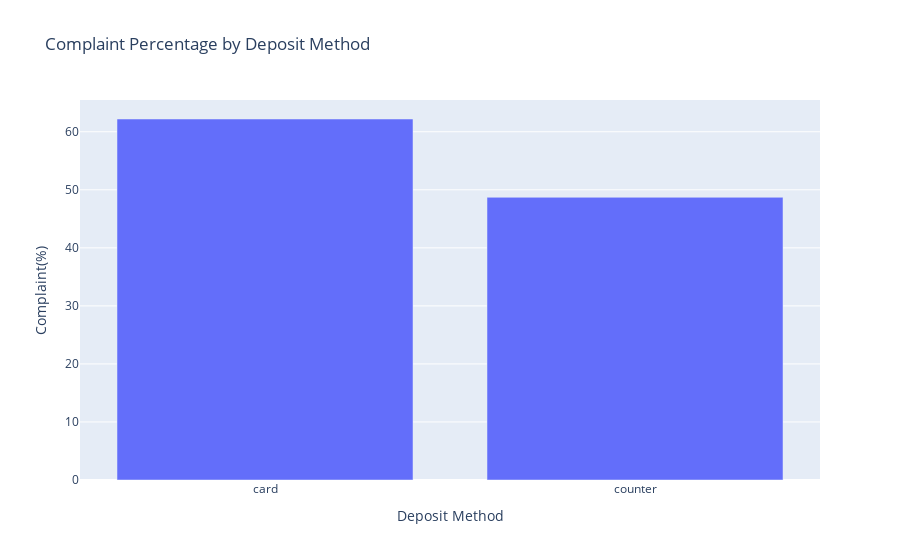

Notebook source saved alongside this figure:
### Markdown cell above
#### 1. Deposit Method and Complaints

### Code cell
le = LabelEncoder()
df['complained_num'] = le.fit_transform(df['complained'])

df.loc[df['amount_deposited_via_card'] > df['amount_deposited_via_counter'], 'deposit_method'] = 'card'
df.loc[df['amount_deposited_via_card'] < df['amount_deposited_via_counter'], 'deposit_method'] = 'counter'

complaints_by_deposit_method = df.groupby('deposit_method')['complained_num'].mean() * 100
complaints_by_deposit_method = complaints_by_deposit_method.reset_index()

fig = px.bar(complaints_by_deposit_method, x='deposit_method', y='complained_num', 
             labels={'deposit_method': 'Deposit Method', 'complained_num': 'Complaint(%)'},
             title='Complaint Percentage by Deposit Method')

fig.show()

### Figure 1 — Plotly figure (JSON) as saved in the notebook; plotly's stock layout.template omitted (floating-point values rounded to 4 significant figures)
{"data": [{"alignmentgroup": "True", "hovertemplate": "Deposit Method=%{x}<br>Complaint(%)=%{y}<extra></extra>", "legendgroup": "", "marker": {"color": "#636efa", "pattern": {"shape": ""}}, "name": "", "offsetgroup": "", "orientation": "v", "showlegend": false, "textposition": "auto", "type": "bar", "x": ["card", "counter"], "xaxis": "x", "y": [62.2, 48.71], "yaxis": "y"}], "layout": {"barmode": "relative", "legend": {"tracegroupgap": 0}, "title": {"text": "Complaint Percentage by Deposit Method"}, "xaxis": {"anchor": "y", "domain": [0, 1], "title": {"text": "Deposit Method"}}, "yaxis": {"anchor": "x", "domain": [0, 1], "title": {"text": "Complaint(%)"}}}}
